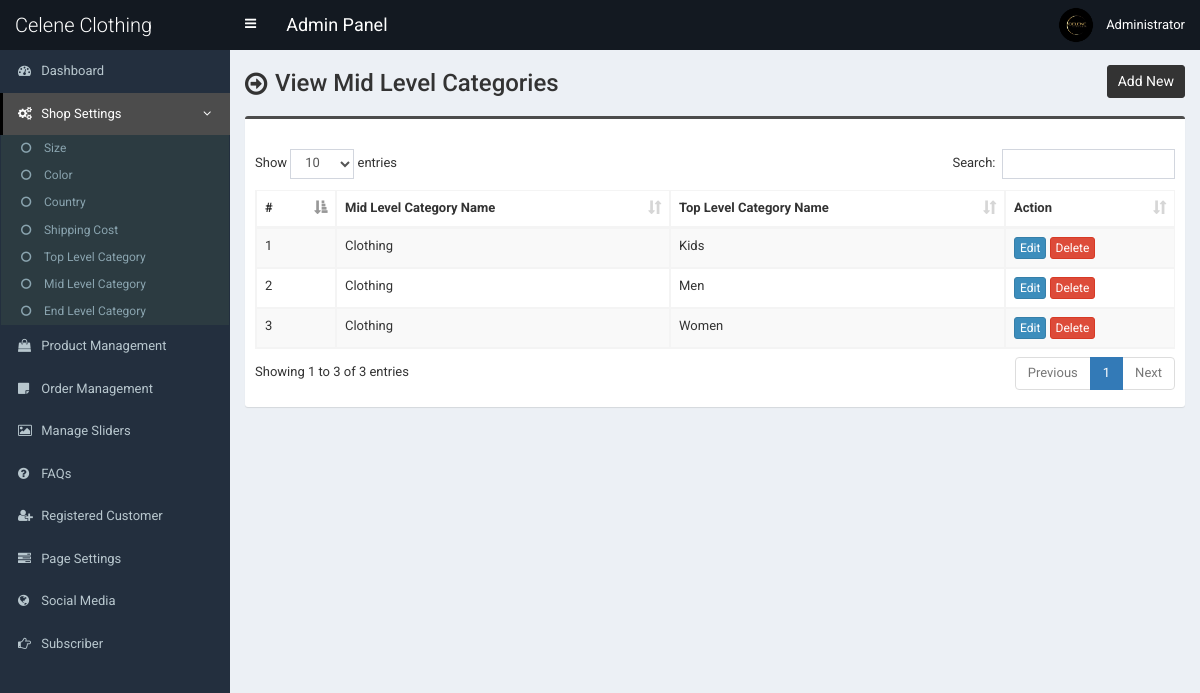
The page /admin/mid-category.php (signed in) on the database its author committed.
### tables this page shows
CREATE TABLE `tbl_mid_category` (
  `mcat_id` int(11) NOT NULL,
  `mcat_name` varchar(255) NOT NULL,
  `tcat_id` int(11) NOT NULL
);

CREATE TABLE `tbl_top_category` (
  `tcat_id` int(11) NOT NULL,
  `tcat_name` varchar(255) NOT NULL,
  `show_on_menu` int(1) NOT NULL
);

### admin/mid-category.php (the view, shortened to what this page needs)
<?php require_once('header.php'); ?>
<section class="content-header">
	<div class="content-header-left">
		<h1>View Mid Level Categories</h1>
	</div>
	<div class="content-header-right">
		<a href="mid-category-add.php" class="btn btn-primary btn-sm">Add New</a>
	</div>
</section>
<section class="content">
  <div class="row">
    <div class="col-md-12">
      <div class="box box-info">
        <div class="box-body table-responsive">
          <table id="example1" class="table table-bordered table-hover table-striped">
			<thead>
			    <tr>
			        <th>#</th>
			        <th>Mid Level Category Name</th>
                    <th>Top Level Category Name</th>
			        <th>Action</th>
			    </tr>
			</thead>
            <tbody>
            	<?php
            	$i=0;
            	$statement = $pdo->prepare("SELECT *
                                    FROM tbl_mid_category t1
                                    JOIN tbl_top_category t2
                                    ON t1.tcat_id = t2.tcat_id
                                    ORDER BY t1.mcat_id DESC");
            	$statement->execute();
            	$result = $statement->fetchAll(PDO::FETCH_ASSOC);
            	foreach ($result as $row) {
            		$i++;
            		?>
					<tr>
	                    <td><?php echo $i; ?></td>
	                    <td><?php echo $row['mcat_name']; ?></td>
                        <td><?php echo $row['tcat_name']; ?></td>
	                    <td>
	                        <a href="mid-category-edit.php?id=<?php echo $row['mcat_id']; ?>" class="btn btn-primary btn-xs">Edit</a>
	                        <a href="#" class="btn btn-danger btn-xs" data-href="mid-category-delete.php?id=<?php echo $row['mcat_id']; ?>" data-toggle="modal" data-target="#confirm-delete">Delete</a>
	                    </td>
	                </tr>
            		<?php
            	}
            	?>
            </tbody>
          </table>
        </div>
      </div>
</section>
<?php require_once('footer.php'); ?>

### admin/style.css (style rules this page uses)
body { font-size: 13px; font-family: "Roboto", sans-serif; }
.content-header > h1, .content-header .content-header-left h1 { font-family: "Roboto", sans-serif; }
.box-info { padding-top: 20px; }
.content-header { overflow: hidden; }
.content-header .content-header-left { float: left; padding-top: 5px; }
.content-header .content-header-right { float: right; }
.content-header .content-header-left h1 { margin-top: 0; margin-bottom: 0; padding-left: 30px; padding-bottom: 5px; font-size: 24px; position: relative; }
.content-header .content-header-left h1:before { position: absolute; top: 0; left: 0; font-family: "FontAwesome", sans-serif; font-size: 26px; content: "\f18e"; }
.content-header .content-header-right a { position: relative; font-size: 14px; }
.box.box-info { border-top-color: #4c4c4c; }
.content-header .content-header-right a { background-color: #333333; border-color: #333333; }

### rows shown on the page
tbl_mid_category: mcat_name "Clothing", tcat.tcat_name "Kids"
tbl_mid_category: mcat_name "Clothing", tcat.tcat_name "Men"
tbl_mid_category: mcat_name "Clothing", tcat.tcat_name "Women"

### other values the page prints
$_SESSION['user']['full_name'] "Administrator"
